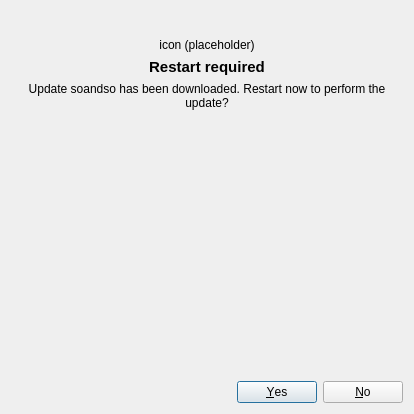
<?xml version="1.0" encoding="UTF-8"?>
<ui version="4.0">
 <class>UpdateDownloadedWidget</class>
 <widget class="QDialog" name="UpdateDownloadedWidget">
  <property name="geometry">
   <rect>
    <x>0</x>
    <y>0</y>
    <width>414</width>
    <height>414</height>
   </rect>
  </property>
  <property name="sizePolicy">
   <sizepolicy hsizetype="Preferred" vsizetype="Maximum">
    <horstretch>0</horstretch>
    <verstretch>0</verstretch>
   </sizepolicy>
  </property>
  <layout class="QVBoxLayout" name="verticalLayout">
   <item>
    <spacer name="verticalSpacer_2">
     <property name="orientation">
      <enum>Qt::Orientation::Vertical</enum>
     </property>
     <property name="sizeHint" stdset="0">
      <size>
       <width>20</width>
       <height>40</height>
      </size>
     </property>
    </spacer>
   </item>
   <item>
    <layout class="QGridLayout" name="gridLayout">
     <item row="0" column="0">
      <widget class="QLabel" name="iconLabel">
       <property name="sizePolicy">
        <sizepolicy hsizetype="Fixed" vsizetype="Fixed">
         <horstretch>0</horstretch>
         <verstretch>0</verstretch>
        </sizepolicy>
       </property>
       <property name="minimumSize">
        <size>
         <width>128</width>
         <height>0</height>
        </size>
       </property>
       <property name="maximumSize">
        <size>
         <width>128</width>
         <height>128</height>
        </size>
       </property>
       <property name="text">
        <string notr="true">icon (placeholder)</string>
       </property>
       <property name="alignment">
        <set>Qt::AlignmentFlag::AlignCenter</set>
       </property>
      </widget>
     </item>
    </layout>
   </item>
   <item>
    <widget class="QLabel" name="headingLabel">
     <property name="sizePolicy">
      <sizepolicy hsizetype="Preferred" vsizetype="Maximum">
       <horstretch>0</horstretch>
       <verstretch>0</verstretch>
      </sizepolicy>
     </property>
     <property name="text">
      <string>&lt;html&gt;&lt;head/&gt;&lt;body&gt;&lt;p&gt;&lt;span style=&quot; font-size:11pt; font-weight:700;&quot;&gt;Restart required&lt;/span&gt;&lt;/p&gt;&lt;/body&gt;&lt;/html&gt;</string>
     </property>
     <property name="alignment">
      <set>Qt::AlignmentFlag::AlignHCenter|Qt::AlignmentFlag::AlignTop</set>
     </property>
    </widget>
   </item>
   <item>
    <widget class="QLabel" name="descriptionLabel">
     <property name="sizePolicy">
      <sizepolicy hsizetype="Preferred" vsizetype="Maximum">
       <horstretch>0</horstretch>
       <verstretch>0</verstretch>
      </sizepolicy>
     </property>
     <property name="minimumSize">
      <size>
       <width>260</width>
       <height>0</height>
      </size>
     </property>
     <property name="text">
      <string notr="true">Update soandso has been downloaded. Restart now to perform the update?</string>
     </property>
     <property name="alignment">
      <set>Qt::AlignmentFlag::AlignCenter</set>
     </property>
     <property name="wordWrap">
      <bool>true</bool>
     </property>
    </widget>
   </item>
   <item>
    <spacer name="verticalSpacer">
     <property name="orientation">
      <enum>Qt::Orientation::Vertical</enum>
     </property>
     <property name="sizeHint" stdset="0">
      <size>
       <width>20</width>
       <height>277</height>
      </size>
     </property>
    </spacer>
   </item>
   <item>
    <widget class="QDialogButtonBox" name="buttonBox">
     <property name="standardButtons">
      <set>QDialogButtonBox::StandardButton::No|QDialogButtonBox::StandardButton::Yes</set>
     </property>
    </widget>
   </item>
  </layout>
 </widget>
 <resources/>
 <connections>
  <connection>
   <sender>buttonBox</sender>
   <signal>accepted()</signal>
   <receiver>UpdateDownloadedWidget</receiver>
   <slot>accept()</slot>
   <hints>
    <hint type="sourcelabel">
     <x>206</x>
     <y>393</y>
    </hint>
    <hint type="destinationlabel">
     <x>206</x>
     <y>206</y>
    </hint>
   </hints>
  </connection>
  <connection>
   <sender>buttonBox</sender>
   <signal>rejected()</signal>
   <receiver>UpdateDownloadedWidget</receiver>
   <slot>reject()</slot>
   <hints>
    <hint type="sourcelabel">
     <x>206</x>
     <y>393</y>
    </hint>
    <hint type="destinationlabel">
     <x>206</x>
     <y>206</y>
    </hint>
   </hints>
  </connection>
 </connections>
</ui>
